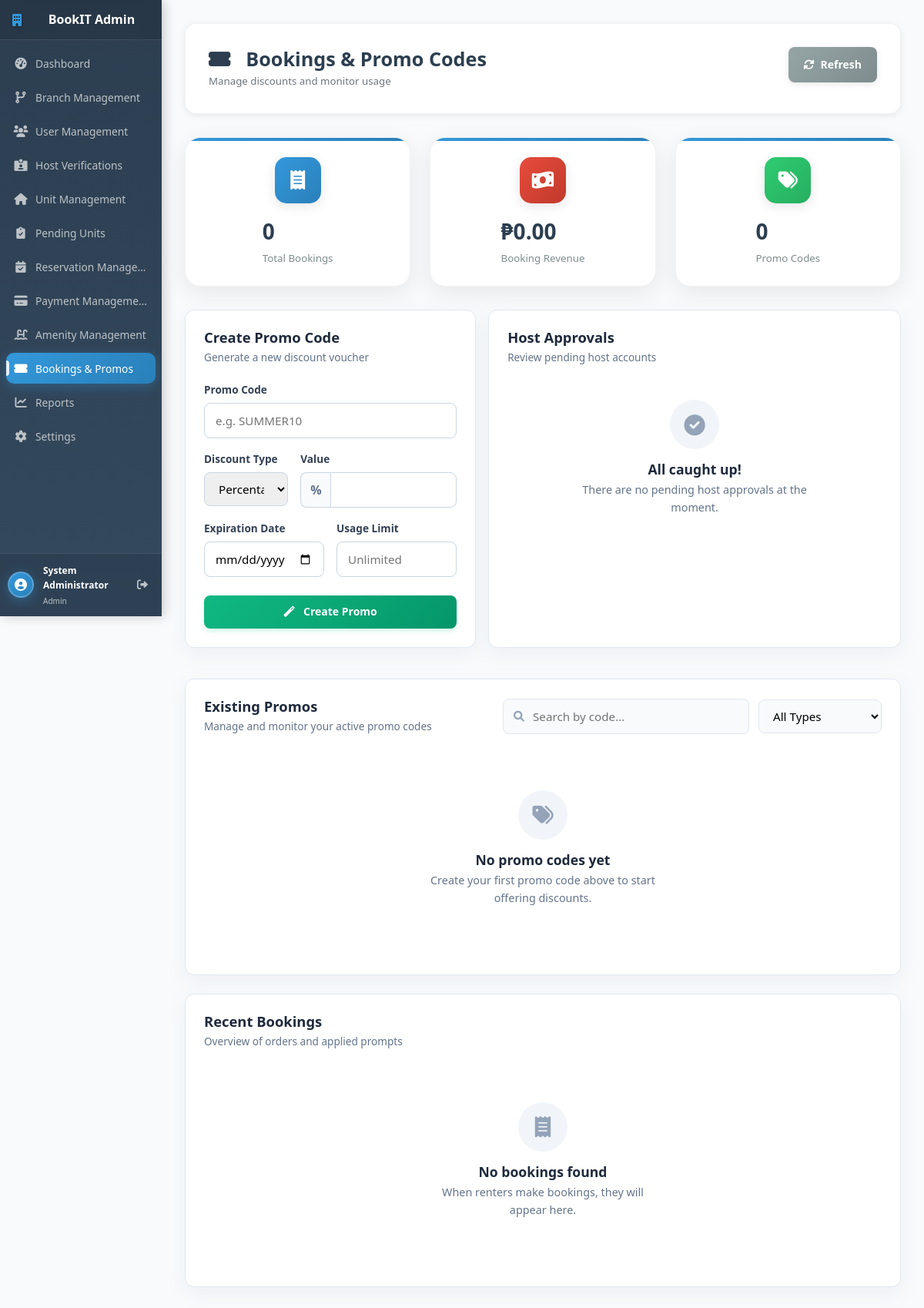
/admin/bookings_promos.php (signed in), run on an earlier commit of the app's database.
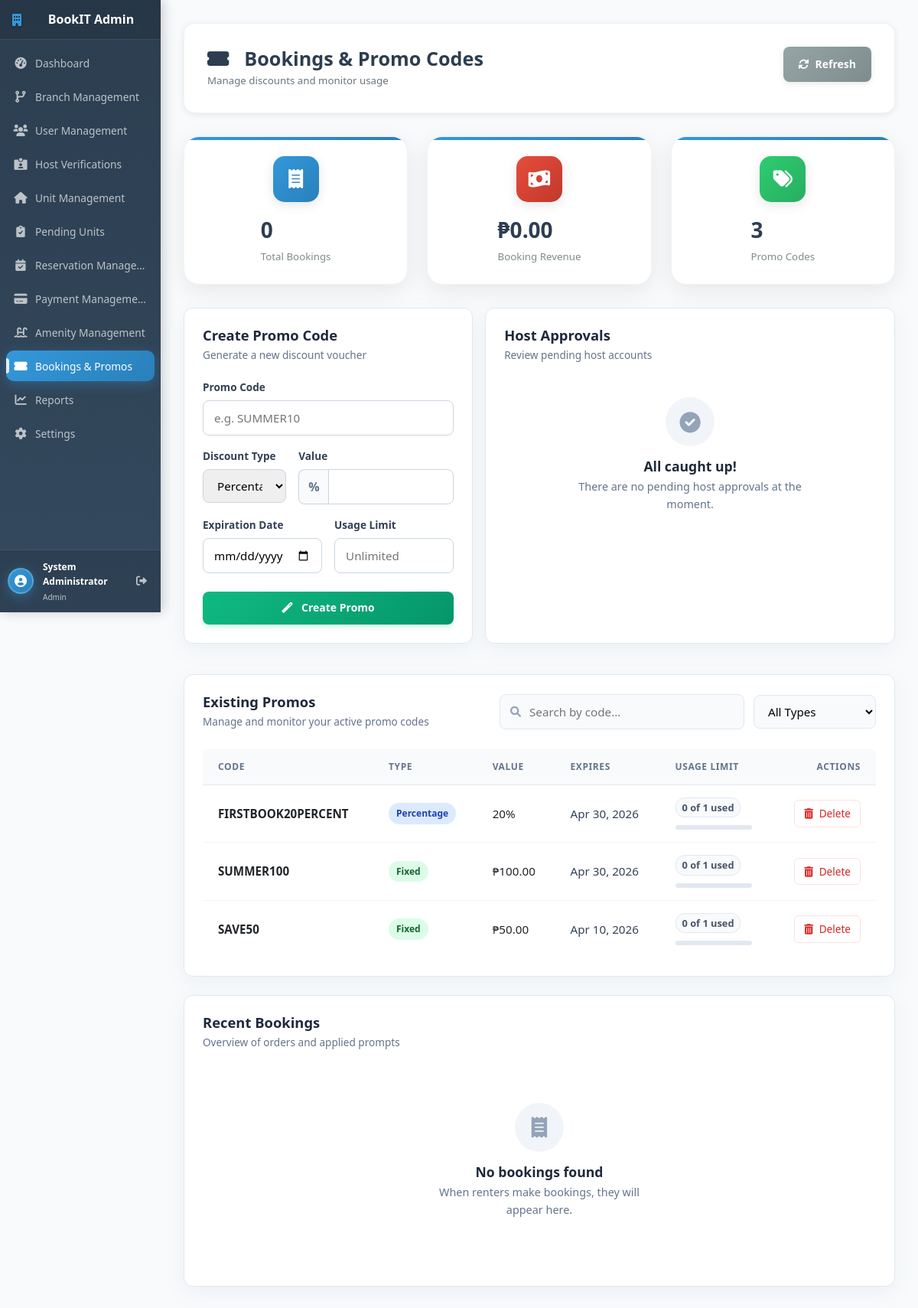
And on a later commit of the database.
### tables this page shows
CREATE TABLE IF NOT EXISTS `promos` (
  `promo_id` int UNSIGNED NOT NULL AUTO_INCREMENT,
  `code` varchar(50) NOT NULL,
  `type` enum('percentage','fixed') NOT NULL,
  `value` decimal(10,2) NOT NULL,
  `expires_at` datetime DEFAULT NULL,
  `usage_limit` int UNSIGNED DEFAULT NULL,
  `used_count` int UNSIGNED NOT NULL DEFAULT '0',
  `is_active` tinyint(1) NOT NULL DEFAULT '1',
  `created_by` int UNSIGNED DEFAULT NULL,
  `created_at` timestamp NULL DEFAULT CURRENT_TIMESTAMP,
  `updated_at` timestamp NULL DEFAULT CURRENT_TIMESTAMP ON UPDATE CURRENT_TIMESTAMP,
  PRIMARY KEY (`promo_id`),
  UNIQUE KEY `promos_code_unique` (`code`),
  KEY `promos_is_active_index` (`is_active`),
  KEY `promos_expires_at_index` (`expires_at`)
);

### config/db.php (called while the page is built, shortened)
<?php
$conn = new mysqli(DB_HOST, DB_USER, DB_PASS, DB_NAME);
if (!function_exists('get_multiple_results')) {
    function get_multiple_results($sql, $params = []) {
        global $conn;
        $stmt = $conn->prepare($sql);
        if (!$stmt->execute()) {
            error_log("Execute failed: " . $stmt->error);
            $stmt->close();
            return [];
        }
        $result = $stmt->get_result();
        $results = [];
        if ($result) {
            while ($row = $result->fetch_assoc()) {
                $results[] = $row;
            }
        }
        return $results;
    }
}
?>

### admin/bookings_promos.php (the view, shortened to what the changed rows need)
<?php
include_once '../config/db.php';
$promos = get_multiple_results("SELECT * FROM promos ORDER BY created_at DESC");
$total_promos = is_array($promos) ? count($promos) : 0;
?>
<!DOCTYPE html>
<html lang="en">
<head>
  <link href="https://cdn.jsdelivr.net/npm/bootstrap@5.1.3/dist/css/bootstrap.min.css" rel="stylesheet">
  <link href="https://cdnjs.cloudflare.com/ajax/libs/font-awesome/6.0.0/css/all.min.css" rel="stylesheet">
  <link href="../assets/css/sidebar-common.css" rel="stylesheet">
  <link href="../assets/css/admin/admin-common.css" rel="stylesheet">
  <link href="../assets/css/modals.css" rel="stylesheet">
  <link href="../assets/css/admin/manage_branch.css" rel="stylesheet">
  <link href="../assets/css/admin/bookings_promos.css?v=<?= time() ?>" rel="stylesheet">
</head>
<body>
<div class="d-flex">
  <main class="main-content flex-grow-1">
    <div class="page-header">
      <div>
        <h1 class="page-title mb-1">
          <i class="fas fa-ticket-alt me-2"></i>Bookings & Promo Codes
        </h1>
      </div>
    </div>
    <div class="summary-cards">
      <div class="card">
        <div class="card-info">
          <h3><?= (int)$total_promos ?></h3>
          <p>Promo Codes</p>
        </div>
      </div>
    </div>
    <div class="row g-3">
      <div class="col-lg-5">
        <div class="saas-card h-100 mb-0">
          <div class="saas-card-header">
            <h2 class="saas-card-title">Create Promo Code</h2>
          </div>
        </div>
      </div>
      <div class="col-lg-7">
        <div class="saas-card h-100 mb-0">
          <div class="saas-card-header">
            <h2 class="saas-card-title">Host Approvals</h2>
          </div>
        </div>
      </div>
    </div>
    <div class="row g-3 mt-4">
      <div class="col-lg-12">
        <div class="saas-card">
          <div class="saas-card-header d-flex flex-wrap justify-content-between align-items-center mb-4 gap-3">
            <div class="text-start">
              <h2 class="saas-card-title m-0">Existing Promos</h2>
            </div>
          </div>
          <div class="table-responsive border-0">
            <?php if (empty($promos)): ?>
              <div class="saas-empty-state py-5">
                <div class="empty-icon"><i class="fas fa-tags"></i></div>
                <h3 class="empty-title">No promo codes yet</h3>
                <p class="empty-desc">Create your first promo code above to start offering discounts.</p>
              </div>
            <?php else: ?>
              <table class="saas-table" id="promoTable">
                <thead>
                  <tr>
                    <th>Code</th>
                    <th>Type</th>
                    <th>Value</th>
                    <th>Expires</th>
                    <th>Usage Limit</th>
                    <th class="text-end">Actions</th>
                  </tr>
                </thead>
                <tbody>
                <?php foreach ($promos as $p):
                  $type_badge = $p['type'] === 'percentage' ? 'badge-blue' : 'badge-green';
                  $used = (int)$p['used_count'];
                  $limit = $p['usage_limit'] !== null ? (int)$p['usage_limit'] : INF;
                ?>
                  <tr class="promo-row" data-code="<?= htmlspecialchars(strtolower($p['code'])) ?>" data-type="<?= htmlspecialchars($p['type']) ?>">
                    <td class="fw-bold text-dark">
                      <?= htmlspecialchars($p['code']) ?>
                    </td>
                    <td><span class="saas-badge <?= $type_badge ?>"><?= ucfirst(htmlspecialchars($p['type'])) ?></span></td>
                    <td class="fw-medium text-dark">
                      <?= $p['type'] === 'percentage' ? number_format((float)$p['value'], 0) . '%' : '₱' . number_format((float)$p['value'], 2) ?>
                    </td>
                    <td><?= $p['expires_at'] ? date('M j, Y', strtotime($p['expires_at'])) : '<span class="text-muted">No expiry</span>' ?></td>
                    <td>
                      <?php if ($limit === INF): ?>
                        <div class="usage-pill"><?= $used ?> used (Unlimited)</div>
                      <?php else: ?>
                        <div class="usage-pill mb-1"><?= $used ?> of <?= $limit ?> used</div>
                        <div class="usage-progress-wrapper">
                        </div>
                      <?php endif; ?>
                    </td>
                    <td class="text-end">
                      <button class="btn-saas-danger" onclick="openDeleteModal(<?= (int)$p['promo_id'] ?>, '<?= htmlspecialchars($p['code'], ENT_QUOTES) ?>')">
                        <i class="fas fa-trash-alt me-1"></i> Delete
                      </button>
                    </td>
                  </tr>
                <?php endforeach; ?>
                </tbody>
              </table>
            <?php endif; ?>
          </div>
        </div>
      </div>
    </div>
    <div class="row g-3">
      <div class="col-lg-12">
        <div class="saas-card">
          <div class="saas-card-header">
            <h2 class="saas-card-title">Recent Bookings</h2>
          </div>
        </div>
      </div>
    </div>
  </main>
</div>
</body>
</html>

What changed in the data, as far as the page shows it:
added promos: code "FIRSTBOOK20PERCENT", type "Percentage", value "20", expires_at "Apr 30, 2026", used_count "0", usage_limit "1"
added promos: code "SUMMER100", type "Fixed", value "100.00", expires_at "Apr 30, 2026", used_count "0", usage_limit "1"
added promos: code "SAVE50", type "Fixed", value "50.00", expires_at "Apr 10, 2026", used_count "0", usage_limit "1"
Also different on the page:
$total_promos: "0" → "3"
text no longer shown: "No promo codes yet Create your first promo code above to start offering discounts."
text now shown: "CODE TYPE VALUE EXPIRES USAGE LIMIT ACTIONS"
